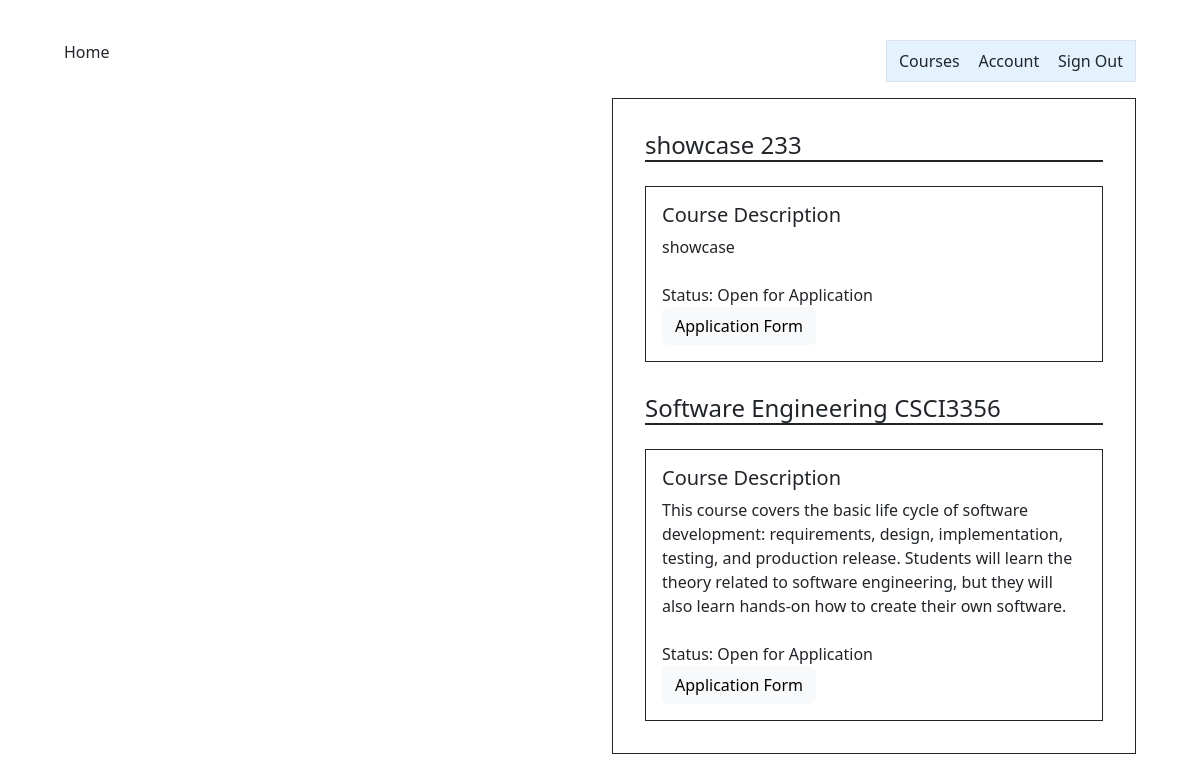
The page /instructor_summary/ on the database its author committed.
### InstructorAddCourse/models.py (models this page shows)
class InstructorAddCourse(models.Model):
	course_name = models.CharField(max_length=255)
	course_number = models.CharField(max_length=255)
	course_instructor = models.CharField(max_length=255)
	course_description = models.CharField(max_length=800)
	total_time_commitment = models.DecimalField(max_digits=2, decimal_places=0, validators=[MinValueValidator(0)], default=0)
	has_discussion = models.CharField(choices=[('yes', 'Yes'),('no', 'No')], max_length=50, default='')
	num_ta_needed = models.DecimalField(max_digits=2, decimal_places=0, validators=[MinValueValidator(0)], default=0)
	graded_meeting = models.CharField(choices=[('yes', 'Yes'),('no', 'No')], max_length=50, default='')
	office_hours = models.DecimalField(max_digits=2, decimal_places=0, validators=[MinValueValidator(0)], default=0)
	other_info = models.CharField(max_length=800, default=None)

### instructorSummary/views.py (the view)
# urls.py: path('instructor_summary/', instructor_summary_view),
def instructor_summary_view(response):
    course_objects = InstructorAddCourse.objects.all()
    context = {'course_objects': course_objects}
    return render(response, "instructorSummary.html", context)

### templates/instructorSummary.html (shortened to what this page needs)
<!DOCTYPE html>
{% extends 'appbase.html' %} {% block content %} {% load static %}
<html>
    <head>
        <link rel="stylesheet" href="{% static 'application.css' %}" />
    </head>
        <body>
            <div class="container-fluid">
                <div class="row">
                    <div class="col offset-sm-6">
                        <div class="border border-1 border-dark p-3">
                            {% for course in course_objects %}
                            <div class="p-3">
                            <h4 class="border-bottom border-2 border-dark">{{ course.course_name }}&nbsp;{{ course.course_number}}</h4>
                            <div class="border border-1 border-dark p-3 mt-4">
                                <h5>Course Description</h5>
                                <div>{{ course.course_description }}</div>
                                <div class="mt-4">Status: Open for Application</div>
                                <button class="btn btn-light">Application Form</button>
                            </div>
                            </div>
                            {% endfor %}
                        </div>
                    </div>
                </div>
            </div>
        </body>
</html>
{% endblock %}

### static/application.css (style rules this page uses)
body { height: 100%; display: flex; align-items: center; justify-content: center; }

### rows shown on the page
InstructorAddCourse: course_name "showcase", course_number "233", course_description "showcase"
InstructorAddCourse: course_name "Software Engineering", course_number "CSCI3356", course_description "This course covers the basic life cycle of software development: requirements, design, implementation, testing, and production release. Students will learn the theory related to software engineering, but they will also learn hands-on how to create their own software."
